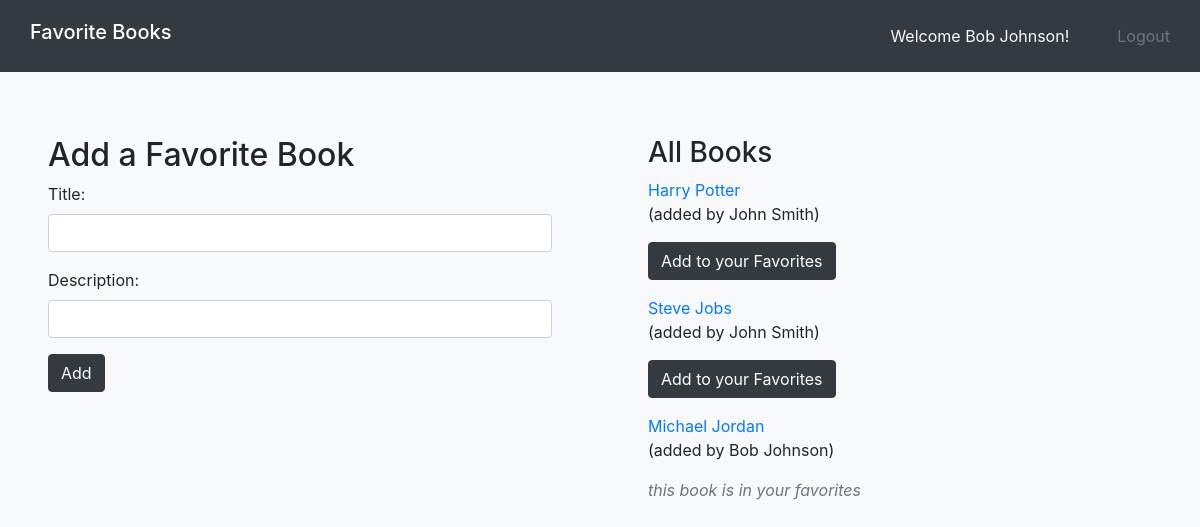
/books/ (signed in), run on an earlier commit of the app's database.
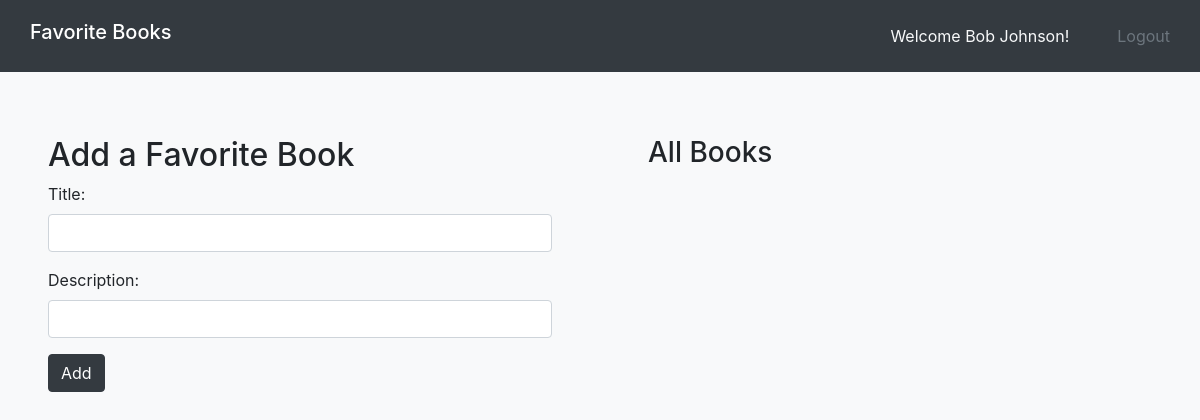
And on a later commit of the database.
### fav_books_app/models.py (models this page shows)
class Book(models.Model):
    title = models.CharField(max_length=255)
    desc = models.TextField()
    uploaded_by = models.ForeignKey(User, related_name="books_uploaded", on_delete=models.CASCADE)
    user_who_like = models.ManyToManyField(User, related_name="liked_books")
    created_at = models.DateTimeField(auto_now_add=True)
    updated_at = models.DateTimeField(auto_now=True)
    objects = BookManager()

class User(models.Model):
    first_name = models.CharField(max_length=255)
    last_name = models.CharField(max_length=255)
    email = models.CharField(max_length=255)
    password = models.CharField(max_length=255)
    created_at = models.DateTimeField(auto_now_add=True)
    updated_at = models.DateTimeField(auto_now=True)
    objects = UserManager()

### fav_books_app/views.py (the view)
# urls.py: path('books/', views.books),
def books(request):
    if 'first_name' not in request.session:
        return redirect('/')
    else:
        all_books = Book.objects.all()
        user = User.objects.get(id=request.session['id'])
        liked_books = user.liked_books.all()
        context = {
            'all_books': all_books,
            'liked_books': liked_books,
        }
        return render(request, 'books.html', context)

### fav_books_app/templates/books.html (shortened to what this page needs)
<!DOCTYPE html>
<html lang="en">
<head>
    {% load static %}
    <link rel="stylesheet" href="https://stackpath.bootstrapcdn.com/bootstrap/4.4.1/css/bootstrap.min.css">
    <link rel="stylesheet" href="{% static 'books.css' %}">
</head>
<body class="bg-light">
    <nav class="navbar navbar-expand navbar-dark bg-dark">
        <div class="container">
            <h1 class="navbar-brand">Favorite Books</h1>
            <ul class="navbar-nav mt-3">
                <p class="text-light nav-item mr-5">Welcome {{request.session.first_name}} {{request.session.last_name}}!</p>
                <a class="text-secondary nav-item" href="/logout">Logout</a>
            </ul>
        </div>
    </nav>
    <div id="add_book" class="container mt-3 p-5">
        <h2>Add a Favorite Book</h2>
        <form action="/add_book" method="POST">
            <div class="form-group">
                <label>Title: </label>
                <input class="form-control" type="text" name="title">
            </div>
            <div class="form-group">
                <label>Description: </label>
                <input class="form-control" type="text" name="desc">
            </div>
            <button type="submit" class="btn btn-dark mb-3">Add</button>
        </form>
    </div><div id="all_books" class="container mt-3 p-5">
        <h3>All Books</h3>
        {% for book in all_books %}
            <a href="{{book.id}}">{{ book.title }}</a>
            <p>(added by {{ book.uploaded_by.first_name }} {{ book.uploaded_by.last_name }})</p>
            {% if book in liked_books %}
            <p class="font-italic text-secondary">this book is in your favorites</p>
            {% elif book not in liked_books %}
            <form action="/add_fav_book" method="POST">
                <button class="btn btn-dark mb-3" type="submit">Add to your Favorites</button>
            </form>
            {% endif %}
        {% endfor %}
    </div>
</body>
</html>

What changed in the data, as far as the page shows it:
removed Book: title "Harry Potter", uploaded_by.first_name "John", uploaded_by.last_name "Smith"
removed Book: title "Steve Jobs", uploaded_by.first_name "John", uploaded_by.last_name "Smith"
removed Book: title "Michael Jordan", uploaded_by.first_name "Bob", uploaded_by.last_name "Johnson", shows "this book is in your favorites"
